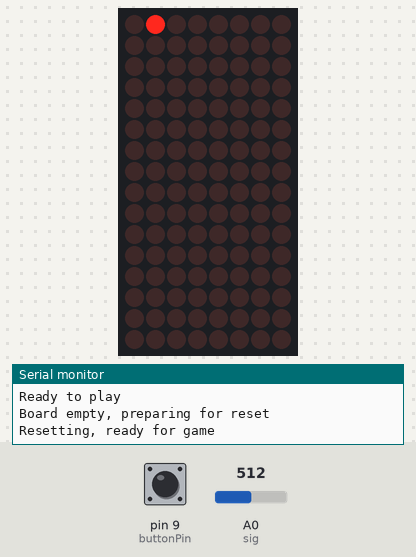
Simulated run of this sketch. Board: Arduino Uno, built with avr-gcc and run on an emulated ATmega328P. Shown: 8×16 LED matrix, the last lines printed to the serial monitor. The test bench sets the inputs (shaded band); at power-on: A0 (sig) = 512, pin 9 (buttonPin) LOW.

Above: at 10.67 s.
10.7 s: A0 (sig) set to 716
At 11.08 s:
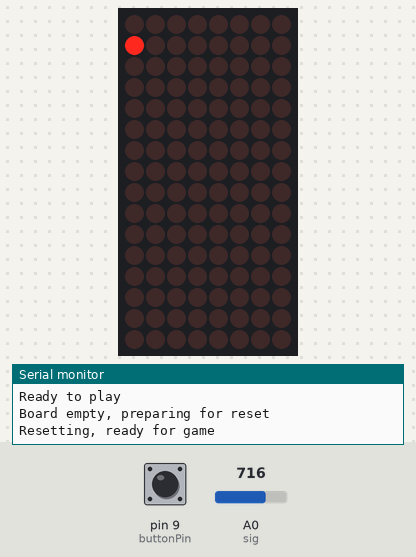
12.9 s: pin 9 (buttonPin) pulled HIGH for 1 s
At 13.5 s:
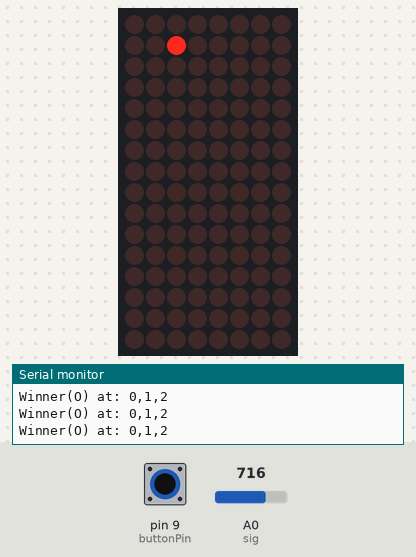
14.5 s: A0 (sig) set to 547
16.5 s: A0 (sig) set to 523
At 17.8 s:
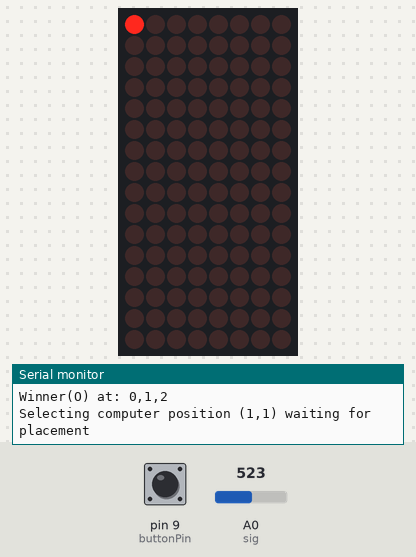
18.0 s: pin 9 (buttonPin) pulled HIGH for 0.15 s
19.7 s: pin 9 (buttonPin) pulled HIGH for 3.2 s
At 25.0 s:
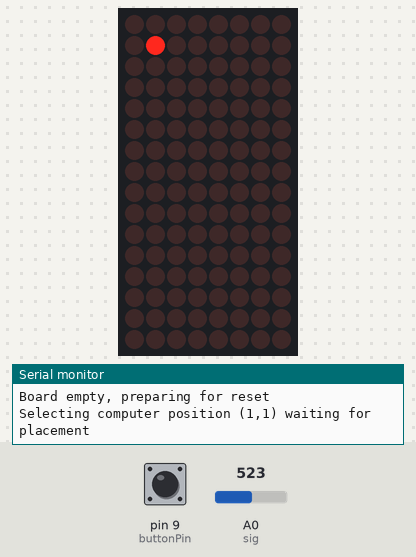

The sketch:

tictactoe.ino
```cpp
#include <Wire.h>
#include <Adafruit_GFX.h>
#include "Adafruit_LEDBackpack.h"
#include <NoDelay.h>

int s0 = 3;
int s1 = 4;
int s2 = 5;
int s3 = 6;
int sig = A0;
int buttonPin = 9;

#define EMPTY ' '
#define RING 'O'
#define CROSS 'X'

int defaultValue[9] = {0,0,0,0,0,0,0,0,0};
char markers[9] = {EMPTY,EMPTY,EMPTY,EMPTY,EMPTY,EMPTY,EMPTY,EMPTY,EMPTY};

Adafruit_8x16matrix matrix = Adafruit_8x16matrix();

noDelay ledBlinkRate(1000);
noDelay boardScanRate(500);
noDelay resetTimer(5000);

void setup() {
  Serial.begin(9600);
  matrix.begin(0x70);
  matrix.setBrightness(1);

  pinMode(s0, OUTPUT);
  pinMode(s1, OUTPUT);
  pinMode(s2, OUTPUT);
  pinMode(s3, OUTPUT);
  pinMode(buttonPin, INPUT);

  digitalWrite(s0, LOW);
  digitalWrite(s1, LOW);
  digitalWrite(s2, LOW);
  digitalWrite(s3, LOW);

  Serial.print("Initializing with: ");
  for ( int y=0;y<3;y++) {
    for (int x=0;x<3;x++) {
      defaultValue[y*3+x] = readMux(y*3+x);
      Serial.print(defaultValue[y*3+x]);
      if(x!=2 || y!=2 ) {
        Serial.print(", ");
      }
    }
  }
  Serial.println("");
  drawReadySignal();
  Serial.println("Ready to play");
}

void drawReadySignal() {
  matrix.clear();
  drawBlinkPixel(0,0,100);
  drawBlinkPixel(1,0,100);
  drawBlinkPixel(2,0,100);
  drawBlinkPixel(2,1,100);
  drawBlinkPixel(2,2,100);
  drawBlinkPixel(1,2,100);
  drawBlinkPixel(0,2,100);
  drawBlinkPixel(0,1,100);
  drawBlinkPixel(1,1,100);
  drawBlinkPixel(1,1,50);
  drawBlinkPixel(1,1,100);
}

void drawWinningPos(const int positions[3]) {
  matrix.clear();
  for(int i=0;i<3;i++) {
    int y = positions[i]/3;
    int x = positions[i]%3;
    drawBlinkPixel(x,y,75);
  }
}

void drawBlinkPixel(int x, int y, int rate) {
  drawPixel(x,y,1);
  matrix.writeDisplay();
  delay(rate);
  drawPixel(x,y,0);
  matrix.writeDisplay();
  delay(rate);
}

bool isOdd = true;
bool prepareForReset = false;
char nextMarkerType = ' ';
enum GameType {
  NotStarted,
  Human2Human,
  Human2Computer
};
enum GameType gameType = NotStarted;
bool computerTurn = false;
int waitingForComputerMarker = -1;
int lastPlaced = -1;
int lastPlacedIndicator = 0;
bool buttonPressed = false;
bool computerStarted = false;

void loop() {
  if(digitalRead(buttonPin)==HIGH) {
    if(!buttonPressed) {
      delay(100); // Debounce delay
    }
    buttonPressed = true;
  }else {
    if(buttonPressed) {
      delay(100); // Debounce delay
      if(gameType == NotStarted) {
        gameType = Human2Computer;
        computerTurn = true;
        computerStarted = true;
        waitingForComputerMarker = -1;
      }else if(gameType == Human2Computer && isBoardEmpty()) {
        gameType = NotStarted;
        computerTurn = false;
      }
    }
    buttonPressed = false;
  }
  if(boardScanRate.update()) {
    scanBoard();
  }
  if(resetTimer.update()) {
    if(prepareForReset && isBoardEmpty()) {
      Serial.println("Resetting, ready for game");
      prepareForReset = false;
      gameType = NotStarted;
      drawReadySignal();
    }else if(isBoardEmpty() && gameType!=Human2Computer) {
      Serial.println("Board empty, preparing for reset");
      prepareForReset = true;
    }else {
      prepareForReset = false;
    }
  }
  if(gameType == NotStarted) {
    if(isNewGameStarted(CROSS)) {
      Serial.println("Human to computer game started");
      gameType = Human2Computer;
      computerTurn = true;
      waitingForComputerMarker = -1;
      computerStarted = false;
    }else if(isNewGameStarted(RING)) {
      gameType = Human2Human;
      nextMarkerType = CROSS;
    }
  }

  if(gameType == Human2Computer) {
    if(computerTurn && waitingForComputerMarker<0) {
      calculateAndPlaceComputerMarker();
      Serial.print("Selecting computer position (");
      Serial.print(waitingForComputerMarker%3);
      Serial.print(",");
      Serial.print(waitingForComputerMarker/3);
      Serial.println(") waiting for placement");
    }else if(computerTurn) {
      if(getMarker(waitingForComputerMarker%3, waitingForComputerMarker/3) == RING) {
        Serial.println("Computer marker placed, your turn");
        waitingForComputerMarker = -1;
        computerTurn = false;
      }
    }else {
      if(markerCount(CROSS)>markerCount(RING) && markerCount(EMPTY)>0) {
        Serial.println("Your marker registered, waiting for computer");
        computerTurn = true;
      }else if(computerStarted && markerCount(CROSS)==markerCount(RING)) {
        Serial.println("Your marker registered, waiting for computer");
        computerTurn = true;
      }
    }
  }

  const int *winningPos = isWinner(markers, RING);
  if(winningPos != NULL) {
    drawWinningPos(winningPos);
  }else {
    winningPos = isWinner(markers, CROSS);
    if(winningPos != NULL) {
      drawWinningPos(winningPos);
    }else {
      if(lastPlaced >= 0 && lastPlacedIndicator == 0 && (waitingForComputerMarker>=0 || gameType == Human2Human)) {
        lastPlacedIndicator = 1;
      }
      if(ledBlinkRate.update()) {
        matrix.clear();
        if(gameType == Human2Computer && waitingForComputerMarker>=0 && lastPlacedIndicator==0) {
            if(isOdd) {
              drawPixel(waitingForComputerMarker%3, waitingForComputerMarker/3, 1);
            }
        }
        if(lastPlacedIndicator>0) {
            drawPixel(lastPlaced%3, lastPlaced/3, 1);
            lastPlacedIndicator--;
            if(lastPlacedIndicator==0) {
              lastPlaced = -1;
            }
        }
        matrix.writeDisplay();
        isOdd = !isOdd;
      }
    }
  }
}

bool isNewGameStarted(char markerType) {
  return markerCount(EMPTY)==8 && markerCount(markerType)==1;
}

void calculateAndPlaceComputerMarker() {
  // Check if we can win
  char tempBoard[9];
  for(int i=0;i<9;i++) {
    if(getMarker(i%3,i/3)==EMPTY) {
      memcpy(tempBoard, markers, sizeof(char)*9);
      tempBoard[i] = RING;
      if(isWinner(tempBoard, RING) != NULL) {
        waitingForComputerMarker = i;
        break;
      }
    }
  }
  if(waitingForComputerMarker<0) {
    // Check if opponent can win
    char tempBoard[9];
    for(int i=0;i<9;i++) {
      if(getMarker(i%3,i/3)==EMPTY) {
        memcpy(tempBoard, markers, sizeof(char)*9);
        tempBoard[i] = CROSS;
        if(isWinner(tempBoard, CROSS) != NULL) {
          waitingForComputerMarker = i;
          break;
        }
      }
    }
  }
  if(waitingForComputerMarker<0) {
    // Take best available move
    int bestMoves[9] = {4,0,2,6,8,1,3,5,7};
    for(int i=0;i<9;i++) {
      int pos = bestMoves[i];
      if(getMarker(pos%3,pos/3)==EMPTY) {
        waitingForComputerMarker = pos;
        break;
      }
    }
  }
}


void scanBoard() {
  for ( int y=0;y<3;y++) {
    for (int x=0;x<3;x++) {
      int current = readMux(y*3+x);
      int offset = defaultValue[y*3+x];
      if(current<offset-20) {
        setMarker(x, y, CROSS);
      }else if(current>offset+20) {
        setMarker(x, y, RING);
      }else {
        setMarker(x,y, EMPTY);
      }
    }
  }
}

void printBoard(bool skipRing) {
  matrix.clear();
  for ( int y=0;y<3;y++) {
    for (int x=0;x<3;x++) {
      char m = getMarker(x, y);
      if(m == RING) {
        if(skipRing) {
          drawPixel(x,y,1);
        }
        //Serial.print("O");
      }else if(m == CROSS) {
        drawPixel(x,y,1);
        //Serial.print("X");
      }else {
        //Serial.print("_");
      }
    }
    //Serial.println("");
  }
  matrix.writeDisplay();
  //Serial.println("**********************");

}

int availablePositions(int positionBuffer[9]) {
  int nextFree = 0;
  for(int i=0;i<9;i++) {
    if(markers[i] == EMPTY) {
      positionBuffer[nextFree++] = i;
    }
  }
  return nextFree;
}

const int winningPositions[][3] = {
  {0,1,2},
  {3,4,5},
  {6,7,8},
  {0,3,6},
  {1,4,7},
  {2,5,8},
  {0,4,8},
  {2,4,6}
};

const int* isWinner(char *board, char markerType) {
  for(int i=0;i<8;i++) {
    int matching = 0;
    for(int pos=0;pos<3;pos++) {
      if(board[winningPositions[i][pos]]==markerType) {
        matching++;
      }
    }
    if(matching==3) {
      Serial.print("Winner(");
      Serial.print(markerType);
      Serial.print(") at: ");
      Serial.print(winningPositions[i][0]);
      Serial.print(",");
      Serial.print(winningPositions[i][1]);
      Serial.print(",");
      Serial.print(winningPositions[i][2]);
      Serial.println("");
      return winningPositions[i];
    }
  }
  return NULL;
}

bool isBoardEmpty() {
  for(int i=0;i<9;i++) {
    if(markers[i]!=EMPTY) {
      return false;
    }
  }
  return true;
}

char getMarker(int x, int y) {
  return markers[y*3+x];
}

int setMarker(int x, int y, char value) {
  if(markers[y*3+x] == EMPTY && value != EMPTY) {
    if(lastPlaced != y*3+x) {
      Serial.print("Placed ");
      Serial.print(value);
      Serial.print(" at ");
      Serial.print(x);
      Serial.print(",");
      Serial.println(y);
      lastPlaced = y*3+x;
    }
  }
  markers[y*3+x] = value;
}

int markerCount(char markerType) {
  int count = 0;
  for(int i=0;i<9;i++) {
    if(markers[i] == markerType) {
      count++;
    }
  }
  return count;
}

void drawPixel(int x, int y, int value) {
  matrix.drawPixel(2-y, 2-x, value);
}

int readMux(int channel) {
  int controlPin[] = {s3, s2, s1, s0};
  int muxChannel[9][4] = {
    {0,0,0,0},
    {0,0,0,1},
    {0,0,1,0},
    {0,0,1,1},
    {0,1,0,0},
    {0,1,0,1},
    {0,1,1,0},
    {0,1,1,1},
    {1,0,0,0}
  };

  for (int i = 0;i<4;i++) {
    digitalWrite(controlPin[i], muxChannel[channel][i]);
  }

  int val = analogRead(sig);

  return val;
}
```

Measured:
- the behaviour switches between 533 and 532 on A0 (sig) (found by bisection; images 2 and 3)
- after the input at 16.5 s, the display: first differs from a run without the input after 0.78 s (image 3)
- after the input at 19.7 s, the display: changes after 4.6 s (image 4)
- what the display in image 4 shows lasts 1.0 s, from 24.3 s to 25.3 s
